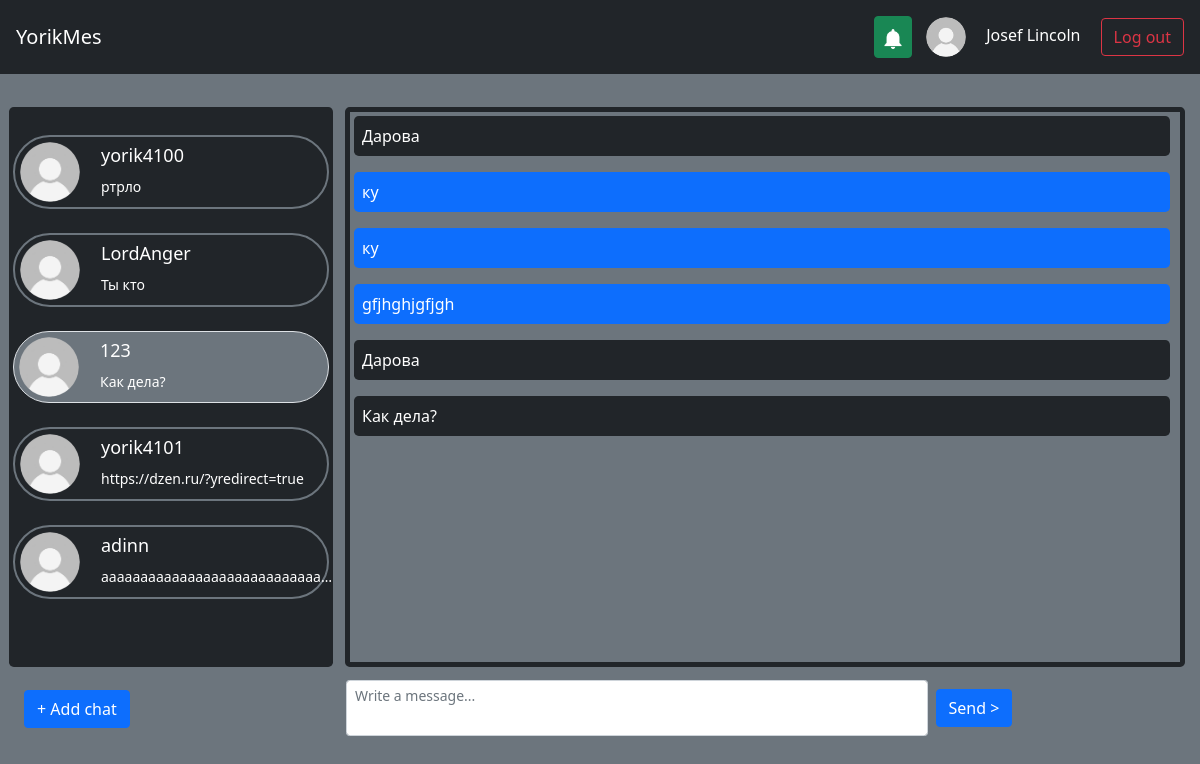
Page /chats/7 (signed in) on the committed database.
### db_scripts/data/users.py (models this page shows, shortened)
class User(SqlAlchemyBase, UserMixin, SerializerMixin):
    __tablename__ = 'users'
    id = sqlalchemy.Column(sqlalchemy.Integer,
                           primary_key=True, autoincrement=True)
    email = sqlalchemy.Column(sqlalchemy.String,
                              index=True, unique=True, nullable=True)
    nickname = sqlalchemy.Column(sqlalchemy.String, nullable=True)
    surname = sqlalchemy.Column(sqlalchemy.String, nullable=True)
    name = sqlalchemy.Column(sqlalchemy.String, nullable=True)
    age = sqlalchemy.Column(sqlalchemy.Integer, nullable=True)
    hashed_password = sqlalchemy.Column(sqlalchemy.String, nullable=True)
    modified_date = sqlalchemy.Column(sqlalchemy.DateTime,
                                      default=datetime.datetime.now)
    contacts = orm.relationship("Chat", back_populates='user')
    avatar = orm.relationship("Avatar", back_populates='user')

### db_scripts/data/messages.py (models this page shows)
class Message(SqlAlchemyBase, SerializerMixin):
    __tablename__ = 'messages'
    id = sqlalchemy.Column(sqlalchemy.Integer,
                           primary_key=True, autoincrement=True)
    chat_id = sqlalchemy.Column(sqlalchemy.Integer, sqlalchemy.ForeignKey("chats.id"))
    text = sqlalchemy.Column(sqlalchemy.String, nullable=False)
    date_time = sqlalchemy.Column(sqlalchemy.DateTime, default=datetime.datetime.now())
    chat = orm.relationship('Chat')

### main.py (the view, shortened to what this page needs)
@app.route("/chats/<int:id_>", methods=['GET', 'POST'])
def chat_by_id(id_: int):
    visible_notif = all((request.args.get("visible_notif", type=bool, default=False), current_user.is_authenticated))
    db_sess = db_session.create_session()
    if current_user.is_authenticated:
        if db_sess.query(Chat).get(id_).user_id != current_user.id:
            return redirect("/")
        contacts = list(map(lambda x: ContactCard(x),
                            db_sess.query(Chat).filter(Chat.user_id == current_user.id).all()))
        chat = db_sess.query(Chat).get(id_)
        forward = chat.messages if chat else []
        reverse = db_sess.query(Chat).filter(Chat.user_id == chat.contact,
                                             Chat.contact == chat.user_id).first()
        reverse = reverse.messages if reverse else []
        messages = list(sorted(forward + reverse, key=lambda x: x.date_time))
        notifications = list(map(lambda x: NoticeCard(x),
                                 db_sess.query(Notification).filter(Notification.user_id == current_user.id).all()))
        form = SendMessageForm()
        return render_template('chat.html', id=id_, title="Chats",
                               contacts=contacts, messages=messages, notifications=notifications, chat_id=id_,
                               user_id=current_user.id, form=form, notifications_default_visible=visible_notif)
    else:
        contacts = []
        notifications = []
    return render_template("index.html", title="Chats", contacts=contacts, notifications=notifications)

### db_scripts/forms/send_message.py
class SendMessageForm(FlaskForm):
    text = TextAreaField('Send message',
                         validators=[DataRequired(),
                                     Length(max=3000, message="You can't enter more than 3000 symbols")])
    submit = SubmitField('Send >')

### db_scripts/db_session.py (called while the page is built)
def create_session() -> Session:
    global __factory
    return __factory()

### main.py (called while the page is built)
def render_template(*args, **kwargs):
    db_sess = db_session.create_session()
    if current_user.is_authenticated:
        avatar = db_sess.query(Avatar).filter(Avatar.user_id == current_user.id).first()
    else:
        avatar = None
    return flask.render_template(*args, **kwargs, avatar=avatar.id if avatar else None)

@login_manager.user_loader
def load_user(user_id):
    db_sess = db_session.create_session()
    return db_sess.query(User).get(user_id)

### templates/chat.html (shortened to what this page needs)
{% extends "index.html" %}
{% block chat %}
    {% for mess in messages %}
        {% if mess.chat.user_id == user_id %}
            <p class="bg-primary p-2 rounded-3" style="max-width: 68vw; word-break: break-word;
                   white-space: pre-wrap;
                   -moz-white-space: pre-wrap;">{{ mess.text }}</p>
        {% else %}
            <p class="bg-dark p-2 rounded-3" style="max-width: 68vw; word-break: break-word;
                   white-space: pre-wrap;
                   -moz-white-space: pre-wrap;">{{ mess.text }}</p>
        {% endif %}
    {% endfor %}
{% endblock %}
{% block message %}
    <form action="" method="post" id="f1">
        <table style="width: 100%;">
            <tr>
                <td class="p-1">
                    {{ form.text(class="form-control form-control-sm", style="resize:none; height:7vh;", placeholder="Write a message...") }}
                </td>
                <td class="p-1">
                    {{ form.submit(type="submit", class="btn btn-primary", autofocus=True) }}
                </td>
            </tr>
            <tr>
                <td>
                </td>
            </tr>
        </table>
    </form>
{% endblock %}

### templates/index.html (shortened to what this page needs)
{% extends "base.html" %}
{% block content %}
    {% if current_user.is_authenticated %}
        <div><table><tr>
            <td>
                <div class="scroll rounded-3">
                    {% for user in contacts %}
                        <a class="p-2 text-white" style="text-decoration: none;" href="/chats/{{ user.id }}">
                            {% if user.id == id %}
                            <div class="border p-1 bg-secondary rounded-pill">
                            {% else %}
                            <div class="border p-1 border-secondary border-2 rounded-pill">
                            {% endif %}
                                <table>
                                    <tr>
                                        <td rowspan="2">
                                            <img src="{{ url_for('static', filename='img/user-profile-icon.png'
                                                 if not user.avatar else 'img/avatars/#' + user.avatar|string + '.png') }}"
                                                 width="60" height="60" alt="" class="rounded rounded-circle">
                                        </td>
                                        <td>
                                            <span class="p-1" style="margin-left: 15px; font-size: 18px;">{{ user.showed_name }}</span>
                                        </td>
                                    </tr>
                                    <tr>
                                        <td>
                                            <div class="p-1" style="margin-left: 15px; font-size: 14px;"
                                                  id="last_mess">{{ user.last_message }}</div>
                                        </td>
                                    </tr>
                                </table>
                            </div>
                        </a>
                    {% endfor %}
                </div>
            </td>
            <td>
                <div class="messages rounded-3 border border-dark border-5 bg-secondary" style="margin-left: 10px" id="autoscroll">
                    {% block chat %}Please, select a chat{% endblock %}
                </div>
            </td>
        </tr>
        <tr>
            <td class="p-3">
                <div>
                    <a href="/add_chat" class="btn btn-primary">+ Add chat</a>
                </div>
            </td>
            <td class="p-2">
                {% block message %}{% endblock %}
            </td>
        </tr>
        </table></div><br>
    {% endif %}
{% endblock %}

### templates/base.html (shortened to what this page needs)
<!DOCTYPE html>
<html lang="en">
    <head>
        <link rel="stylesheet"
            href="https://cdn.jsdelivr.net/npm/bootstrap@5.0.0-beta1/dist/css/bootstrap.min.css"
>
    </head>
    <nav class="navbar navbar-dark bg-dark p-3">
        <a class="navbar-brand" href="/">YorikMes</a>
        {% if current_user.is_authenticated %}
            <div class="">
                <button class="btn btn-success opener p-2" type="button" aria-controls="modal-example" onclick="window['modal-example'].showModal()" style="margin-right: 10px;">
                    <img src="{{ url_for('static', filename='img/notification-bell.png') }}" width="20" height="20" alt="">
                </button>
                <a href="/profile" style="text-decoration: none;">
                    <img src="{{ url_for('static', filename='img/user-profile-icon.png'
                    if not avatar else 'img/avatars/#' + avatar|string + '.png') }}" width="40" height="40" alt="" class="rounded rounded-circle">
                    <span class="text-white p-3" id="name_label">{% if current_user.surname %}{{ current_user.surname }}{% endif %} {{ current_user.name }}</span>
                </a>
                <a class="btn btn-outline-danger" href="/logout">Log out</a>
            </div>
        {% else %}
            <div class="">
                <a class="btn btn-outline-success" href="/login">Log in</a>
                <a class="btn btn-primary" href="/register">Register</a>
            </div>
        {% endif %}
    </nav>
    <body class="bg-secondary">
        <main role="main" class="p-2 text-white">
            <br>
            <div>{% block content %}{% endblock %}</div>
        </main>
    </body>
</html>

### templates/index.html (style rules this page uses)
div.scroll { margin:4px, 4px; padding:4px; background-color: #212529; width: 27vw; height: 70vh; overflow-x: hidden; overflow-y: auto; text-align:justify; }
div.messages { margin:4px, 4px; padding:4px; width: 70vw; height: 70vh; overflow-x: hidden; overflow-y: auto; text-align:justify; }
#last_mess { white-space: nowrap; width: 20vw; overflow: hidden; text-overflow: ellipsis; }

### templates/base.html (style rules this page uses)
#name_label { white-space: nowrap; width: 300px; overflow: hidden; text-overflow: ellipsis; }

### rows in the picture
User: surname "Josef", name "Lincoln"
User: showed_name "yorik4100"
Message: last_message "ртрло"
User: showed_name "LordAnger"
Message: last_message "Ты кто"
User: showed_name "123"
Message: last_message "Как дела?", text "Как дела?"
User: showed_name "yorik4101"
Message: last_message "https://dzen.ru/?yredirect=true"
User: showed_name "adinn"
Message: last_message "аааааааааааааааааааааааааааа…"
Message: text "Дарова"
Message: text "ку"
Message: text "ку"
Message: text "gfjhghjgfjgh"
Message: text "Дарова"
